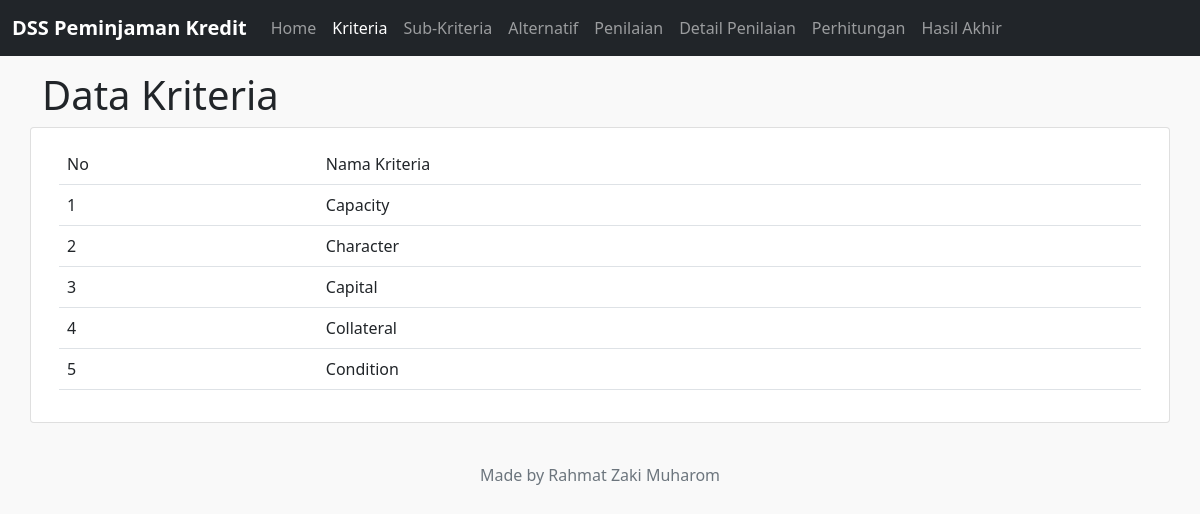
Page /kriteria.php on the committed database.
### tables this page shows
CREATE TABLE IF NOT EXISTS `kriteria` (
  `idkriteria` int(11) NOT NULL AUTO_INCREMENT,
  `nmkriteria` varchar(50) DEFAULT NULL,
  PRIMARY KEY (`idkriteria`)
);

### kriteria.php (the view, shortened to what this page needs)
<!doctype html>
<html lang="en">
  <head>
    <link href="https://cdn.jsdelivr.net/npm/bootstrap@5.1.1/dist/css/bootstrap.min.css" rel="stylesheet">
  </head>
  <body>
    <nav class="navbar navbar-expand-lg navbar-dark bg-dark">
        <div class="container-fluid">
            <a class="navbar-brand" href="index.php"><b>DSS Peminjaman Kredit</b></a>
            <div class="collapse navbar-collapse" id="navbarNavAltMarkup">
                <div class="navbar-nav">
                    <a class="nav-link" href="index.php">Home</a>
                    <a class="nav-link active" aria-current="page" href="kriteria.php">Kriteria</a>
                    <a class="nav-link" href="subkriteria.php">Sub-Kriteria</a>
                    <a class="nav-link" href="alternatif.php">Alternatif</a>
                    <a class="nav-link" href="penilaian.php">Penilaian</a>
                    <a class="nav-link" href="detailnilai.php">Detail Penilaian</a>
                    <a class="nav-link" href="perhitungan.php">Perhitungan</a>
                    <a class="nav-link" href="hasil.php">Hasil Akhir</a>
                </div>
            </div>
        </div>
    </nav>
    <div class="container">
        <div class="row">
            <h1 style="margin-top:15px;">Data Kriteria</h1>
        </div>
        <div class="row">
            <div class="card">
                <div class="card-body">
                    <table class="table">
                        <tr>
                            <td>No</td>
                            <td>Nama Kriteria</td>
                        </tr>
                        <?php
                        include 'config.php';
                        $no = 1;
                        $query = "SELECT * FROM kriteria";
                        $result = $conn->query($query);
                        while ($row = $result->fetch_array()) {
                            $nmkriteria = $row['nmkriteria'];
                        ?>
                            <tr>
                                <td><?php echo $no++; ?></td>
                                <td><?php echo $nmkriteria; ?></td>
                            </tr>
                        <?php } ?>
                    </table>
                </div>
            </div>
        </div>
    </div>
    <div class="container">
        <footer class="py-3 my-4">
            <p class="text-center text-muted">Made by Rahmat Zaki Muharom</p>
        </footer>
    </div>
  </body>
</html>

### kriteria.php (style rules this page uses)
body { background: #f9f9f9; }

### rows in the picture
kriteria: nmkriteria "Capacity"
kriteria: nmkriteria "Character"
kriteria: nmkriteria "Capital"
kriteria: nmkriteria "Collateral"
kriteria: nmkriteria "Condition"
